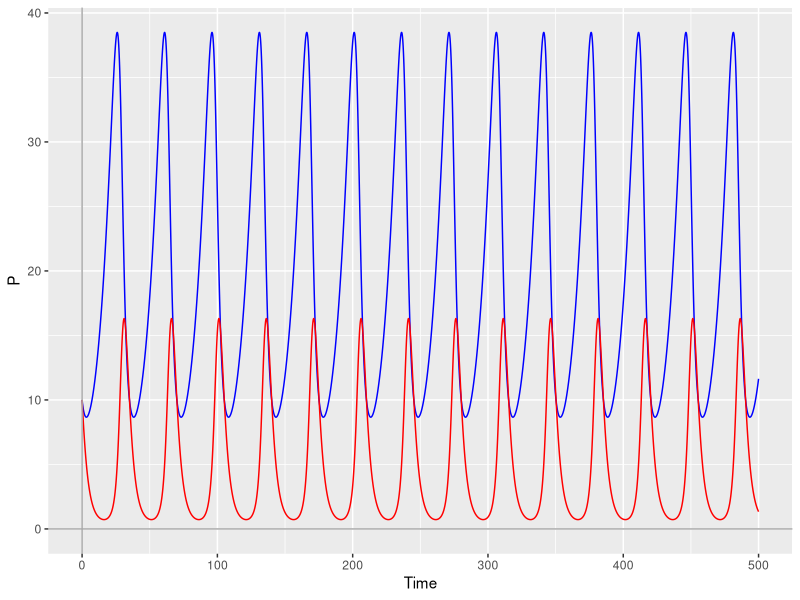
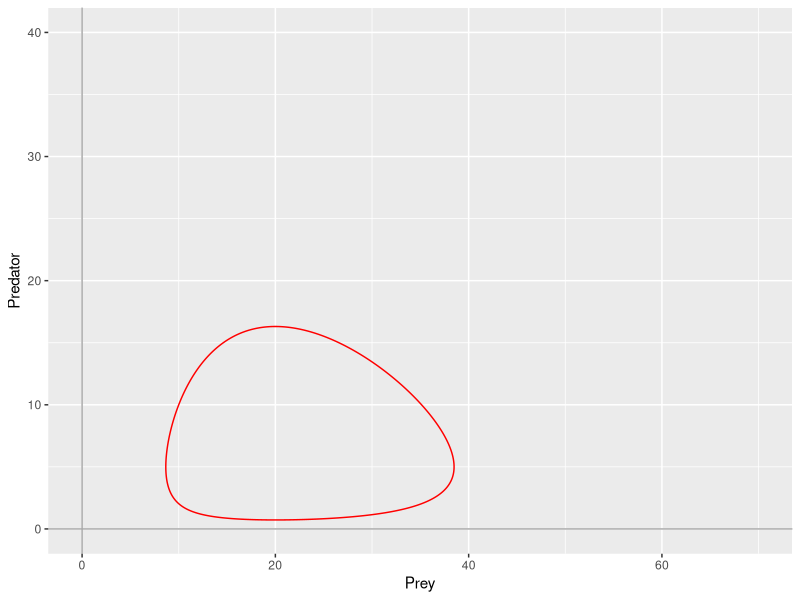
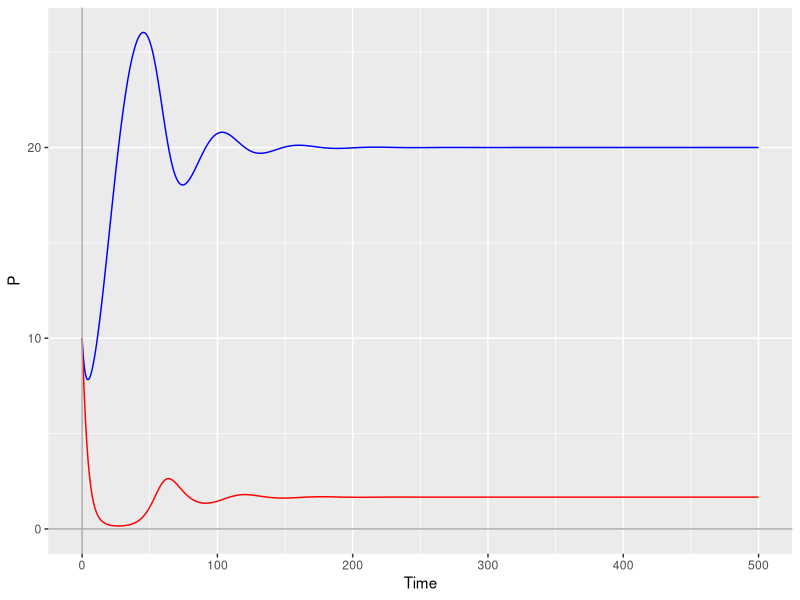
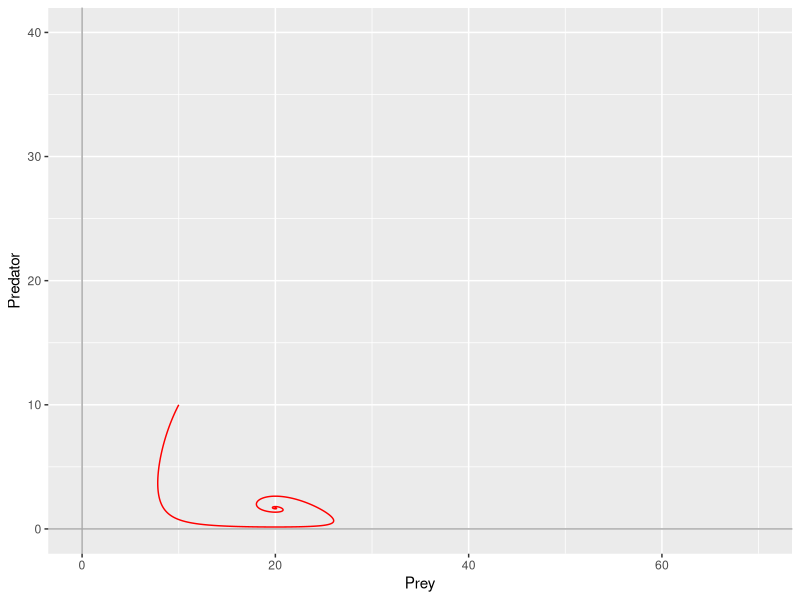
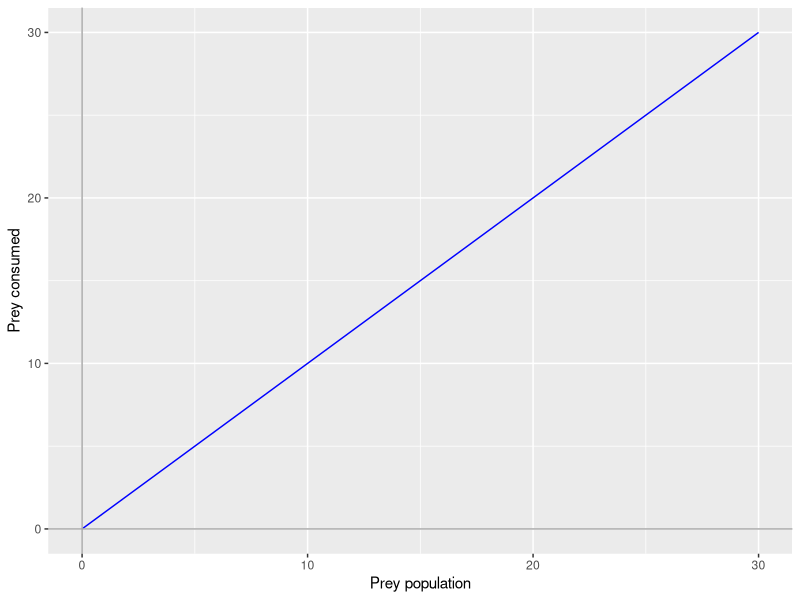
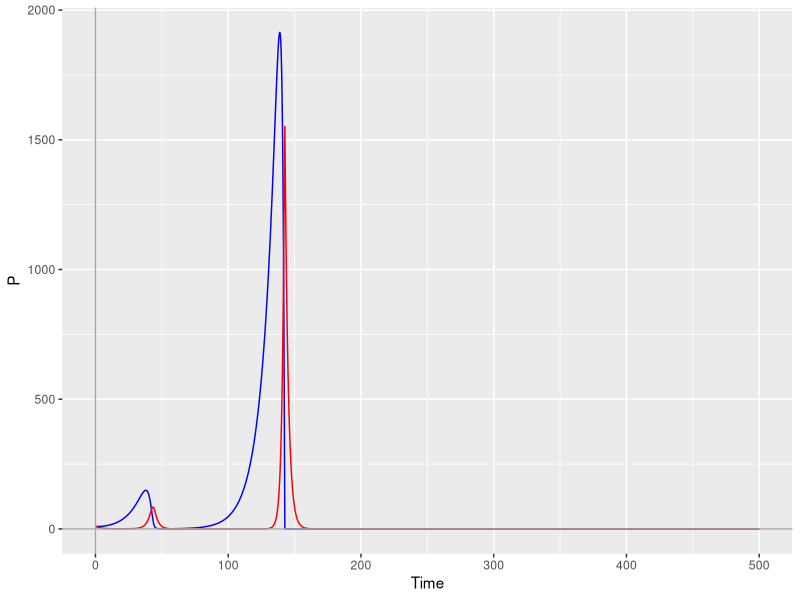
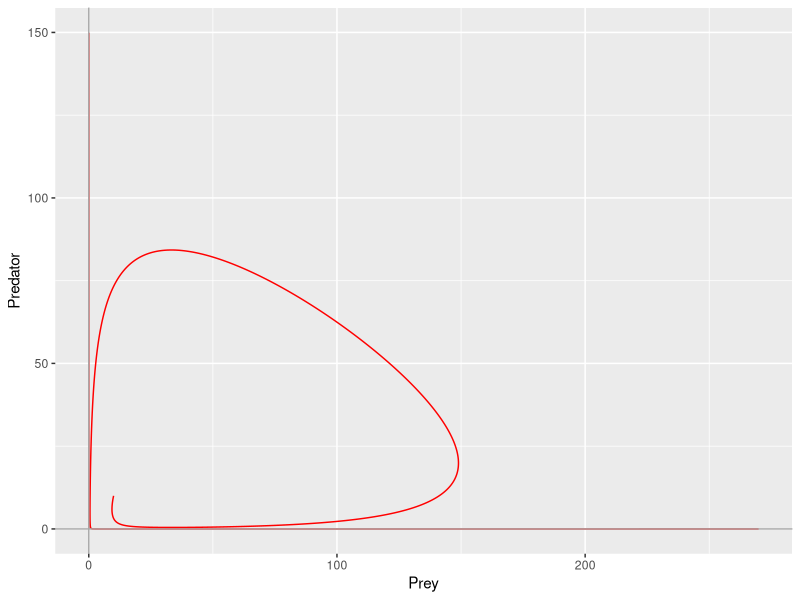
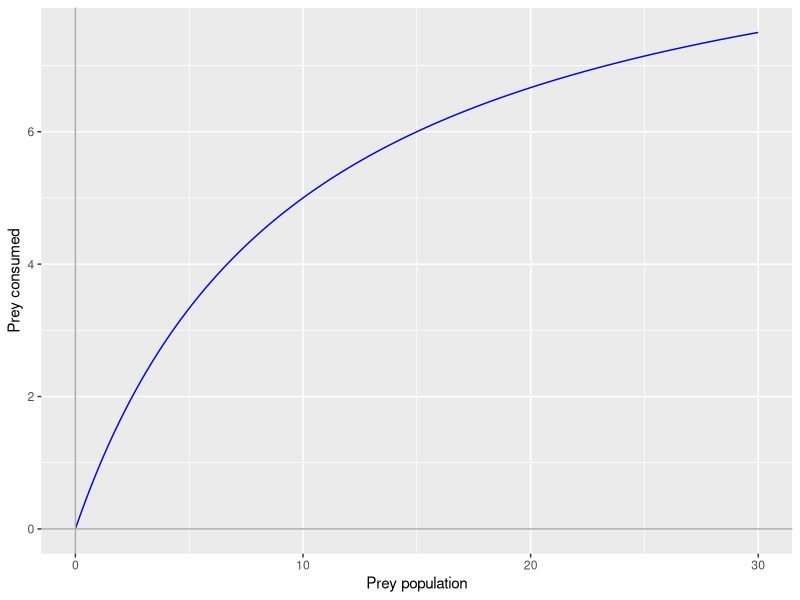

Reproduce these figures in R, in order.
rm(list=ls())
gc()
graphics.off()

library(tidyverse)
library(ggplot2)
library(deSolve)


#################
##Predator-Prey##
#################

##original LV

LV <- function(t,state,parameters){
  with(as.list(c(state, parameters)),{
    # rate of change
    dX <- a*X - b*X*Y
    dY <- c*X*Y - d*Y
    
    # return the rate of change
    list(c(dX, dY))
  }) # end with(as.list ...
}

parameters <- c(a=0.1, b=0.02, c=0.02, d=0.4)
state <- c(X=10, Y=10)
times <- seq(0,500,by=0.01)
out <- ode(y=state, times = times, func = LV, parms = parameters)
out.df <- data.frame(out)

ggplot(data = out.df)+
  geom_line(mapping=aes(x=time,y=X),color="blue") +
  geom_line(mapping=aes(x=time,y=Y),color="red") +
  geom_hline(yintercept=0,color="darkgrey") +
  geom_vline(xintercept=0,color="darkgrey") +
  labs(x = "Time", y = "P")


ggplot(data = out.df)+
  geom_path(mapping=aes(x=X,y=Y),color="red") +
  xlim(0,70) +
  ylim(0,40) +
  geom_hline(yintercept=0,color="darkgrey") +
  geom_vline(xintercept=0,color="darkgrey") +
  labs(x = "Prey", y = "Predator")



##LV with logistic growth


LV.lg <- function(t,state,parameters){
  with(as.list(c(state, parameters)),{
    # rate of change
    dX <- a*X*(1-X/K) - b*X*Y
    dY <- c*X*Y - d*Y
    
    # return the rate of change
    list(c(dX, dY))
  }) # end with(as.list ...
}

parameters <- c(a=0.1, b=0.02, c=0.02, d=0.4, K=30)
state <- c(X=10, Y=10)
times <- seq(0,500,by=0.01)
out <- ode(y=state, times = times, func = LV.lg, parms = parameters)
out.df <- data.frame(out)

ggplot(data = out.df)+
  geom_line(mapping=aes(x=time,y=X),color="blue") +
  geom_line(mapping=aes(x=time,y=Y),color="red") +
  geom_hline(yintercept=0,color="darkgrey") +
  geom_vline(xintercept=0,color="darkgrey") +
  labs(x = "Time", y = "P")


ggplot(data = out.df)+
  geom_path(mapping=aes(x=X,y=Y),color="red") +
  xlim(0,70) +
  ylim(0,40) +
  geom_hline(yintercept=0,color="darkgrey") +
  geom_vline(xintercept=0,color="darkgrey") +
  labs(x = "Prey", y = "Predator")



##LV with functional response

#A <- 0.005
A <- 0
x <- seq(0,30,0.1)
y <- x/(1+A*x)
ggplot()+
  geom_line(mapping=aes(x=x,y=y),color="blue") +
  geom_hline(yintercept=0,color="darkgrey") +
  geom_vline(xintercept=0,color="darkgrey") +
  labs(x = "Prey population", y = "Prey consumed")


LV.fr <- function(t,state,parameters){
  with(as.list(c(state, parameters)),{
    # rate of change
    dX <- a*X - b*X*Y/(1+A*X)
    dY <- c*X*Y/(1+A*X) - d*Y
    
    # return the rate of change
    list(c(dX, dY))
  }) # end with(as.list ...
}

parameters <- c(a=0.1, b=0.02, c=0.02, d=0.4, A=0.02)
state <- c(X=10, Y=10)
times <- seq(0,500,by=0.01)
out <- ode(y=state, times = times, func = LV.fr, parms = parameters)
out.df <- data.frame(out)


ggplot(data = out.df)+
  geom_line(mapping=aes(x=time,y=X),color="blue") +
  geom_line(mapping=aes(x=time,y=Y),color="red") +
  geom_hline(yintercept=0,color="darkgrey") +
  geom_vline(xintercept=0,color="darkgrey") +
  labs(x = "Time", y = "P")


ggplot(data = out.df)+
  geom_path(mapping=aes(x=X,y=Y),color="red") +
  xlim(0,270) +
  ylim(0,150) +
  geom_hline(yintercept=0,color="darkgrey") +
  geom_vline(xintercept=0,color="darkgrey") +
  labs(x = "Prey", y = "Predator")



##LV with logistic growth and functional response

x <- seq(0,30,0.1)
A <- 0.1
y <- x/(1+A*x)
ggplot()+
  geom_line(mapping=aes(x=x,y=y),color="blue") +
  geom_hline(yintercept=0,color="darkgrey") +
  geom_vline(xintercept=0,color="darkgrey") +
  labs(x = "Prey population", y = "Prey consumed")


LV.lg.fr <- function(t,state,parameters){
  with(as.list(c(state, parameters)),{
    # rate of change
    dX <- a*X*(1-X/K) - b*X*Y/(1+A*X)
    dY <- c*X*Y/(1+A*X) - d*Y
    
    # return the rate of change
    list(c(dX, dY))
  }) # end with(as.list ...
}

parameters <- c(a=0.1, b=0.02, c=0.02, d=0.4, K=30, A=0.01)
state <- c(X=10, Y=10)
times <- seq(0,500,by=0.01)
out <- ode(y=state, times = times, func = LV.lg.fr, parms = parameters)
out.df <- data.frame(out)


ggplot(data = out.df)+
  geom_line(mapping=aes(x=time,y=X),color="blue") +
  geom_line(mapping=aes(x=time,y=Y),color="red") +
  geom_hline(yintercept=0,color="darkgrey") +
  geom_vline(xintercept=0,color="darkgrey") +
  labs(x = "Time", y = "P")


ggplot(data = out.df)+
  geom_path(mapping=aes(x=X,y=Y),color="red") +
  xlim(0,70) +
  ylim(0,40) +
  geom_hline(yintercept=0,color="darkgrey") +
  geom_vline(xintercept=0,color="darkgrey") +
  labs(x = "Prey", y = "Predator")




#################
##Competition##
#################


##2 species

parameters <- c(a12=1, a21=0.9, r=0.3, K = 100)
state <- c(X1=50, X2=10)

LS <- function(t,state,parameters){
  with(as.list(c(state, parameters)),{
    # rate of change
    dX1 <- r*X1*(1-(X1+a12*X2)/K)
    dX2 <- r*X2*(1-(X2+a21*X1)/K)
    
    # return the rate of change
    list(c(dX1, dX2))
  }) # end with(as.list ...
}

times <- seq(0,1000,by=0.01)

out <- ode(y=state, times = times, func = LS, parms = parameters)

out.df <- data.frame(out)

ggplot(data = out.df)+
  geom_line(mapping=aes(x=time,y=X1),color="blue") +
  geom_line(mapping=aes(x=time,y=X2),color="red") +
  geom_hline(yintercept=0,color="darkgrey") +
  geom_vline(xintercept=0,color="darkgrey") +
  labs(x = "Time", y = "P")


ggplot(data = out.df)+
  geom_path(mapping=aes(x=X1,y=X2),color="red") +
  geom_hline(yintercept=0,color="darkgrey") +
  geom_vline(xintercept=0,color="darkgrey") +
  labs(x = "Species 1", y = "Species 2")

##3 species

alpha.func <- function(mu1,sig1,mu2,sig2,K1,K2,start,end){ ##this is the function to compute the alpha coefficients from the mean and standard deviations of the Gaussian niches of the species and the start and end values of the environment
  niche1 <- K1*dnorm(seq(start,end,length.out=100),mean=mu1,sd=sig1) ##dnorm() generates the values of the Gaussian. Check ?dnorm
  niche2 <- K2*dnorm(seq(start,end,length.out=100),mean=mu2,sd=sig2)
  a <- sum(niche1*niche2)/sum(niche1*niche1) ##because we have discrete values, we use a sum to approximate the integral
  return(a)
}

##Let's try different parameter values
D <- 10 ##distance between the niche optima
mu1 <- 5 ##niche optima of species 1
mu2 <- mu1+D ##niche optima of species 2
mu3 <- mu1+2*D ##niche optima of species 3
sig1 <- sig2 <- sig3 <- 10 ##all species niches have the same standard deviation for simplicity
start <- 0
end <- 30
K1 <- 200 ##carrying capacity species 1 and 3
K2 <- 250 ##carrying capacity species 2
a12 <- alpha.func(mu1,sig1,mu2,sig2,K1,K2,start,end)
a13 <- alpha.func(mu1,sig1,mu3,sig3,K1,K1,start,end)
a21 <- alpha.func(mu2,sig2,mu1,sig1,K2,K1,start,end)
a23 <- alpha.func(mu2,sig2,mu3,sig3,K2,K1,start,end)
a31 <- alpha.func(mu3,sig3,mu1,sig1,K1,K1,start,end)
a32 <- alpha.func(mu3,sig3,mu2,sig2,K1,K2,start,end)


##visualise the niches
resource <- seq(start,end,length.out=100)
niche1 <- dnorm(resource,mean=mu1,sd=sig1)*K1
niche2 <- dnorm(resource,mean=mu2,sd=sig2)*K2
niche3 <- dnorm(resource,mean=mu3,sd=sig3)*K1
ggplot()+
  geom_line(mapping=aes(x=resource,y=niche1),color="blue")+
  geom_line(mapping=aes(x=resource,y=niche2),color="red")+
  geom_line(mapping=aes(x=resource,y=niche3),color="darkgreen")


##setup and solve the system of differential equations
parameters <- c(a12=a12, a13=a13, a21=a21, a23=a23, a31=a31, a32=a32, r=0.3, K1 = K1, K2 = K2)
state <- c(X1=10, X2=10, X3=10)

LS2 <- function(t,state,parameters){
  with(as.list(c(state, parameters)),{
    # rate of change
    dX1 <- r*X1*(1-(X1+a12*X2+a13*X3)/K1)
    dX2 <- r*X2*(1-(X2+a21*X1+a23*X3)/K2)
    dX3 <- r*X3*(1-(X3+a31*X1+a32*X2)/K1)
    
    # return the rate of change
    list(c(dX1, dX2, dX3))
  }) # end with(as.list ...
}

times <- seq(0,200,by=0.01)
out <- ode(y=state, times = times, func = LS2, parms = parameters)
out.df <- data.frame(out)

##plot the populations
ggplot(data = out.df)+
  geom_line(mapping=aes(x=time,y=X1),color="blue") +
  geom_line(mapping=aes(x=time,y=X2),color="red") +
  geom_line(mapping=aes(x=time,y=X3),color="darkgreen") +
  geom_hline(yintercept=0,color="darkgrey") +
  geom_vline(xintercept=0,color="darkgrey") +
  labs(x = "Time", y = "P")
